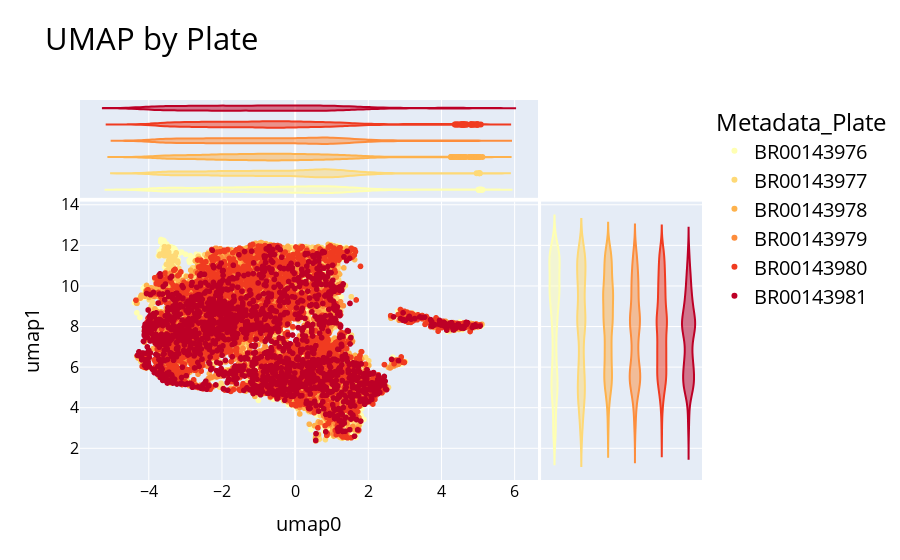

Notebook source saved alongside this figure:
### Code cell
red_yellow_colors = ["#ffffb2", "#fed976", "#feb24c", "#fd8d3c", "#f03b20", "#bd0026"]

fig = px.scatter(
    umapdf,
    x="umap0",
    y="umap1",
    color="Metadata_Plate",
    title="UMAP by Plate",
    color_discrete_sequence=red_yellow_colors,
    marginal_x="violin",
    marginal_y="violin",
)

fig.update_layout(
    font=dict(size=22, color="black"),
    legend=dict(font=dict(size=20)),
    xaxis=dict(
        title_font=dict(size=20),
        tickfont=dict(size=16),
    ),
    yaxis=dict(
        title_font=dict(size=20),
        tickfont=dict(size=16),
    ),
)

fig.show()
fig.write_image(static_figure_path / "round1_plate_umap.png", width=2000, height=1200)
fig.write_html(
    int_figure_path / "round1_plate_umap.html",
    full_html=True,
    include_plotlyjs="embed",
)

### Figure 1 — Plotly figure (JSON) as saved in the notebook; plotly's stock layout.template omitted (floating-point values rounded to 4 significant figures; data arrays with more than 128 entries replaced by an {"elided": "..."} marker saying what was removed)
{"data": [{"hovertemplate": "Metadata_Plate=BR00143976<br>umap0=%{x}<br>umap1=%{y}<extra></extra>", "legendgroup": "BR00143976", "marker": {"color": "#ffffb2", "symbol": "circle"}, "mode": "markers", "name": "BR00143976", "showlegend": true, "type": "scattergl", "x": {"elided": "3000 float values"}, "xaxis": "x", "y": {"elided": "3000 float values"}, "yaxis": "y"}, {"alignmentgroup": "True", "hovertemplate": "Metadata_Plate=BR00143976<br>umap0=%{x}<extra></extra>", "legendgroup": "BR00143976", "marker": {"color": "#ffffb2", "symbol": "circle"}, "name": "BR00143976", "offsetgroup": "BR00143976", "scalegroup": "x", "showlegend": false, "type": "violin", "x": {"elided": "3000 float values"}, "xaxis": "x3", "yaxis": "y3"}, {"alignmentgroup": "True", "hovertemplate": "Metadata_Plate=BR00143976<br>umap1=%{y}<extra></extra>", "legendgroup": "BR00143976", "marker": {"color": "#ffffb2", "symbol": "circle"}, "name": "BR00143976", "offsetgroup": "BR00143976", "scalegroup": "y", "showlegend": false, "type": "violin", "xaxis": "x2", "y": {"elided": "3000 float values"}, "yaxis": "y2"}, {"hovertemplate": "Metadata_Plate=BR00143977<br>umap0=%{x}<br>umap1=%{y}<extra></extra>", "legendgroup": "BR00143977", "marker": {"color": "#fed976", "symbol": "circle"}, "mode": "markers", "name": "BR00143977", "showlegend": true, "type": "scattergl", "x": {"elided": "1750 float values"}, "xaxis": "x", "y": {"elided": "1750 float values"}, "yaxis": "y"}, {"alignmentgroup": "True", "hovertemplate": "Metadata_Plate=BR00143977<br>umap0=%{x}<extra></extra>", "legendgroup": "BR00143977", "marker": {"color": "#fed976", "symbol": "circle"}, "name": "BR00143977", "offsetgroup": "BR00143977", "scalegroup": "x", "showlegend": false, "type": "violin", "x": {"elided": "1750 float values"}, "xaxis": "x3", "yaxis": "y3"}, {"alignmentgroup": "True", "hovertemplate": "Metadata_Plate=BR00143977<br>umap1=%{y}<extra></extra>", "legendgroup": "BR00143977", "marker": {"color": "#fed976", "symbol": "circle"}, "name": "BR00143977", "offsetgroup": "BR00143977", "scalegroup": "y", "showlegend": false, "type": "violin", "xaxis": "x2", "y": {"elided": "1750 float values"}, "yaxis": "y2"}, {"hovertemplate": "Metadata_Plate=BR00143978<br>umap0=%{x}<br>umap1=%{y}<extra></extra>", "legendgroup": "BR00143978", "marker": {"color": "#feb24c", "symbol": "circle"}, "mode": "markers", "name": "BR00143978", "showlegend": true, "type": "scattergl", "x": {"elided": "2950 float values"}, "xaxis": "x", "y": {"elided": "2950 float values"}, "yaxis": "y"}, {"alignmentgroup": "True", "hovertemplate": "Metadata_Plate=BR00143978<br>umap0=%{x}<extra></extra>", "legendgroup": "BR00143978", "marker": {"color": "#feb24c", "symbol": "circle"}, "name": "BR00143978", "offsetgroup": "BR00143978", "scalegroup": "x", "showlegend": false, "type": "violin", "x": {"elided": "2950 float values"}, "xaxis": "x3", "yaxis": "y3"}, {"alignmentgroup": "True", "hovertemplate": "Metadata_Plate=BR00143978<br>umap1=%{y}<extra></extra>", "legendgroup": "BR00143978", "marker": {"color": "#feb24c", "symbol": "circle"}, "name": "BR00143978", "offsetgroup": "BR00143978", "scalegroup": "y", "showlegend": false, "type": "violin", "xaxis": "x2", "y": {"elided": "2950 float values"}, "yaxis": "y2"}, {"hovertemplate": "Metadata_Plate=BR00143979<br>umap0=%{x}<br>umap1=%{y}<extra></extra>", "legendgroup": "BR00143979", "marker": {"color": "#fd8d3c", "symbol": "circle"}, "mode": "markers", "name": "BR00143979", "showlegend": true, "type": "scattergl", "x": {"elided": "1750 float values"}, "xaxis": "x", "y": {"elided": "1750 float values"}, "yaxis": "y"}, {"alignmentgroup": "True", "hovertemplate": "Metadata_Plate=BR00143979<br>umap0=%{x}<extra></extra>", "legendgroup": "BR00143979", "marker": {"color": "#fd8d3c", "symbol": "circle"}, "name": "BR00143979", "offsetgroup": "BR00143979", "scalegroup": "x", "showlegend": false, "type": "violin", "x": {"elided": "1750 float values"}, "xaxis": "x3", "yaxis": "y3"}, {"alignmentgroup": "True", "hovertemplate": "Metadata_Plate=BR00143979<br>umap1=%{y}<extra></extra>", "legendgroup": "BR00143979", "marker": {"color": "#fd8d3c", "symbol": "circle"}, "name": "BR00143979", "offsetgroup": "BR00143979", "scalegroup": "y", "showlegend": false, "type": "violin", "xaxis": "x2", "y": {"elided": "1750 float values"}, "yaxis": "y2"}, {"hovertemplate": "Metadata_Plate=BR00143980<br>umap0=%{x}<br>umap1=%{y}<extra></extra>", "legendgroup": "BR00143980", "marker": {"color": "#f03b20", "symbol": "circle"}, "mode": "markers", "name": "BR00143980", "showlegend": true, "type": "scattergl", "x": {"elided": "2900 float values"}, "xaxis": "x", "y": {"elided": "2900 float values"}, "yaxis": "y"}, {"alignmentgroup": "True", "hovertemplate": "Metadata_Plate=BR00143980<br>umap0=%{x}<extra></extra>", "legendgroup": "BR00143980", "marker": {"color": "#f03b20", "symbol": "circle"}, "name": "BR00143980", "offsetgroup": "BR00143980", "scalegroup": "x", "showlegend": false, "type": "violin", "x": {"elided": "2900 float values"}, "xaxis": "x3", "yaxis": "y3"}, {"alignmentgroup": "True", "hovertemplate": "Metadata_Plate=BR00143980<br>umap1=%{y}<extra></extra>", "legendgroup": "BR00143980", "marker": {"color": "#f03b20", "symbol": "circle"}, "name": "BR00143980", "offsetgroup": "BR00143980", "scalegroup": "y", "showlegend": false, "type": "violin", "xaxis": "x2", "y": {"elided": "2900 float values"}, "yaxis": "y2"}, {"hovertemplate": "Metadata_Plate=BR00143981<br>umap0=%{x}<br>umap1=%{y}<extra></extra>", "legendgroup": "BR00143981", "marker": {"color": "#bd0026", "symbol": "circle"}, "mode": "markers", "name": "BR00143981", "showlegend": true, "type": "scattergl", "x": {"elided": "1750 float values"}, "xaxis": "x", "y": {"elided": "1750 float values"}, "yaxis": "y"}, {"alignmentgroup": "True", "hovertemplate": "Metadata_Plate=BR00143981<br>umap0=%{x}<extra></extra>", "legendgroup": "BR00143981", "marker": {"color": "#bd0026", "symbol": "circle"}, "name": "BR00143981", "offsetgroup": "BR00143981", "scalegroup": "x", "showlegend": false, "type": "violin", "x": {"elided": "1750 float values"}, "xaxis": "x3", "yaxis": "y3"}, {"alignmentgroup": "True", "hovertemplate": "Metadata_Plate=BR00143981<br>umap1=%{y}<extra></extra>", "legendgroup": "BR00143981", "marker": {"color": "#bd0026", "symbol": "circle"}, "name": "BR00143981", "offsetgroup": "BR00143981", "scalegroup": "y", "showlegend": false, "type": "violin", "xaxis": "x2", "y": {"elided": "1750 float values"}, "yaxis": "y2"}], "layout": {"font": {"color": "black", "size": 22}, "legend": {"font": {"size": 20}, "title": {"text": "Metadata_Plate"}, "tracegroupgap": 0}, "title": {"text": "UMAP by Plate"}, "xaxis": {"anchor": "y", "domain": [0.0, 0.7363], "tickfont": {"size": 16}, "title": {"font": {"size": 20}, "text": "umap0"}}, "xaxis2": {"anchor": "y2", "domain": [0.7413, 1.0], "matches": "x2", "showgrid": false, "showline": false, "showticklabels": false, "ticks": ""}, "xaxis3": {"anchor": "y3", "domain": [0.0, 0.7363], "matches": "x", "showgrid": true, "showticklabels": false}, "xaxis4": {"anchor": "y4", "domain": [0.7413, 1.0], "matches": "x2", "showgrid": false, "showline": false, "showticklabels": false, "ticks": ""}, "yaxis": {"anchor": "x", "domain": [0.0, 0.7326], "tickfont": {"size": 16}, "title": {"font": {"size": 20}, "text": "umap1"}}, "yaxis2": {"anchor": "x2", "domain": [0.0, 0.7326], "matches": "y", "showgrid": true, "showticklabels": false}, "yaxis3": {"anchor": "x3", "domain": [0.7426, 1.0], "matches": "y3", "showgrid": false, "showline": false, "showticklabels": false, "ticks": ""}, "yaxis4": {"anchor": "x4", "domain": [0.7426, 1.0], "matches": "y3", "showgrid": true, "showline": false, "showticklabels": false, "ticks": ""}}}
